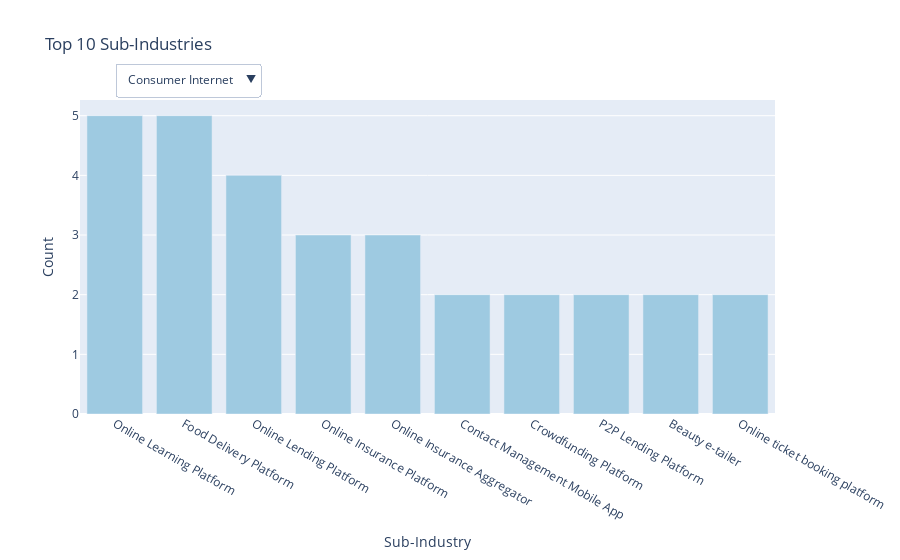

Notebook code cell kept with this figure:
### Markdown cell above
#### 1) Top 10 Sub Industries in each Top 10 Industries 
- The graph illustrates the top 10 sub-industries within each of the top 10 industries, offering insights into the diversified sectors driving startup activity. Each colored bar represents a sub-industry, showcasing the distribution of startups across various niche sectors within the broader industry landscape. Through this visualization, we gain a nuanced understanding of the specific areas of focus and innovation driving entrepreneurial endeavors across different industries.

### Code cell
industry_counts = final['Industry'].value_counts().head(10)
top_sub_industries = {}
for industry in industry_counts.index:
    top_sub_industries[industry] = final[final['Industry'] == industry]['Sub_Industry'].value_counts().head(10)

fig = go.Figure()
colors = ['rgb(158,202,225)', 'rgb(206,162,225)', 'rgb(227,184,118)', 'rgb(168,227,118)', 'rgb(118,227,192)']

for i, industry in enumerate(industry_counts.index):
    fig.add_trace(go.Bar(
        x=top_sub_industries[industry].index,
        y=top_sub_industries[industry].values,
        name=industry,
        visible=(i == 0),   marker_color=colors[i % len(colors)],
    ))

buttons = []
for i, industry in enumerate(industry_counts.index):
    button = dict(
        label=industry,
        method="update",
        args=[{"visible": [i == j for j in range(len(industry_counts))]}, {"title": f"Top 10 Sub-Industries in {industry}"}],
    )
    buttons.append(button)

fig.update_layout(
    updatemenus=[
        dict(
            buttons=buttons,
            direction="down",
            pad={"r": 10, "t": 10},
            showactive=True,
            x=0.05,
            xanchor="left",
            y=1.15,
            yanchor="top"
        ),
    ],
    title="Top 10 Sub-Industries",
    xaxis=dict(title="Sub-Industry"),
    yaxis=dict(title="Count"),
)

fig.show()

### Figure 1 — Plotly figure (JSON) as saved in the notebook; plotly's stock layout.template omitted (floating-point values rounded to 4 significant figures)
{"data": [{"marker": {"color": "rgb(158,202,225)"}, "name": "Consumer Internet", "type": "bar", "visible": true, "x": ["Online Learning Platform", "Food Delivery Platform", "Online Lending Platform", "Online Insurance Platform", "Online Insurance Aggregator", "Contact Management Mobile App", "Crowdfunding Platform", "P2P Lending Platform", "Beauty e-tailer", "Online ticket booking platform"], "y": [5, 5, 4, 3, 3, 2, 2, 2, 2, 2]}, {"marker": {"color": "rgb(206,162,225)"}, "name": "Technology", "type": "bar", "visible": false, "x": ["Education", "Big Data Analytics Platform", "Data Analytics platform", "IT", "Algorithmic Trading", "Digital Payment Platform", "Artificial Intelligence platform", "Agriculture Supply Chain management solutions", "Cold Chain monitoring solution", "App building platform"], "y": [3, 2, 2, 2, 2, 2, 1, 1, 1, 1]}, {"marker": {"color": "rgb(227,184,118)"}, "name": "E-Commerce", "type": "bar", "visible": false, "x": ["Online Pharmacy", "Online Gifting platform", "ECommerce SAAS Solutions", "Fashion Apparel eTailer", "Online Women’s Fashion Marketplace", "Social Commerce", "Online Grocery Store", "Online fashion rental platform", "Used Furniture & Appliances Marketplace", "Retail"], "y": [4, 3, 2, 2, 2, 2, 2, 2, 2, 2]}, {"marker": {"color": "rgb(168,227,118)"}, "name": "Healthcare", "type": "bar", "visible": false, "x": ["Medical Tourism platform", "Genetic Screening, DNA Diagnostics Labs & Research Centers", "Digitized Health-Tech Solutions For Practitioners", "AI Driven Health tech Platform", "Online Baby care Products", "Connected Care App For Pregnant Women", "Platform To Discover Healthcare Financing Options", "Technology enabled equitable healthcare for India", "Therapeutics", "Home Healthcare Aggregator"], "y": [1, 1, 1, 1, 1, 1, 1, 1, 1, 1]}, {"marker": {"color": "rgb(118,227,192)"}, "name": "Financial Tech", "type": "bar", "visible": false, "x": ["Online Lending Platform", "Online Lending", "Non-Banking Financial Company", "Credit-Based Lending Marketplace For Small And Medium Enterprises", "Digital Onboarding Solution", "Private Equity Firm", "Online Loan Matchmaking Platform", "Patient Financing Platform", "Online Lending Platform For SME", "Lending Platform For Micro and Small Enterprises"], "y": [6, 4, 2, 1, 1, 1, 1, 1, 1, 1]}, {"marker": {"color": "rgb(158,202,225)"}, "name": "Finance", "type": "bar", "visible": false, "x": ["FinTech", "Social Business Incubator & Fund", "Venture Capitalist", "VC Funds", "Supply Chain Management", "Auto Insurance", "Wealth Management", "Non-banking financial company", "Digital Financial Services Platform", "Micro finance institution providing small ticket unsecured loans to women"], "y": [2, 1, 1, 1, 1, 1, 1, 1, 1, 1]}, {"marker": {"color": "rgb(206,162,225)"}, "name": "Logistics", "type": "bar", "visible": false, "x": ["B2B Logistics provider", "Domestic, Commercial, and Industrial Goods Movers", "Relocation Service provider", "Medical Transportation Services", "Mobile based Logistics Service", "Warehouse Aggregator", "On-Demand Logistics Service provider", "Supply Chain Solutions Provider", "Logistics Solutions provider", "On-Demand Delivery Service"], "y": [2, 1, 1, 1, 1, 1, 1, 1, 1, 1]}, {"marker": {"color": "rgb(227,184,118)"}, "name": "Education", "type": "bar", "visible": false, "x": ["Online Certification programs", "Financial Services & Analytics Education Institute", "Coaching Services", "Edutainment platform", "K-12 Maths Learning Courses", "Online Certification Courses", "Aptitude Development Program", "Education Workshops & mentoring programs", "Competitive Exam learning platform", "Mobile Education Platform"], "y": [1, 1, 1, 1, 1, 1, 1, 1, 1, 1]}, {"marker": {"color": "rgb(168,227,118)"}, "name": "Ed-Tech", "type": "bar", "visible": false, "x": ["Online Education Platform", "Education", "E-learning", "Individualised Progressive Learning Program", "Integrated Kids Engagement Company", "Interactive Online Tutoring Platform", "Mobile-Based Education Network", "Designer Of Toys and Learning Projects For Kids", "Education Services Provider", "Skill Learning Platform"], "y": [4, 2, 2, 1, 1, 1, 1, 1, 1, 1]}, {"marker": {"color": "rgb(118,227,192)"}, "name": "Food & Beverage", "type": "bar", "visible": false, "x": ["QSR Chain", "Craft Beer manufacturing company", "Retail Food & Snack Offline centres", "Frozen Meat provider", "Herbal energy shot maker", "Cold pressed Juice maker", "Cold Press Juice manufacturer & seller", "Quick Service Restaurants", "Health Food Restaurant Chain", "Yogurt and Ice Cream maker"], "y": [2, 1, 1, 1, 1, 1, 1, 1, 1, 1]}], "layout": {"title": {"text": "Top 10 Sub-Industries"}, "updatemenus": [{"buttons": [{"args": [{"visible": [true, false, false, false, false, false, false, false, false, false]}, {"title": "Top 10 Sub-Industries in Consumer Internet"}], "label": "Consumer Internet", "method": "update"}, {"args": [{"visible": [false, true, false, false, false, false, false, false, false, false]}, {"title": "Top 10 Sub-Industries in Technology"}], "label": "Technology", "method": "update"}, {"args": [{"visible": [false, false, true, false, false, false, false, false, false, false]}, {"title": "Top 10 Sub-Industries in E-Commerce"}], "label": "E-Commerce", "method": "update"}, {"args": [{"visible": [false, false, false, true, false, false, false, false, false, false]}, {"title": "Top 10 Sub-Industries in Healthcare"}], "label": "Healthcare", "method": "update"}, {"args": [{"visible": [false, false, false, false, true, false, false, false, false, false]}, {"title": "Top 10 Sub-Industries in Financial Tech"}], "label": "Financial Tech", "method": "update"}, {"args": [{"visible": [false, false, false, false, false, true, false, false, false, false]}, {"title": "Top 10 Sub-Industries in Finance"}], "label": "Finance", "method": "update"}, {"args": [{"visible": [false, false, false, false, false, false, true, false, false, false]}, {"title": "Top 10 Sub-Industries in Logistics"}], "label": "Logistics", "method": "update"}, {"args": [{"visible": [false, false, false, false, false, false, false, true, false, false]}, {"title": "Top 10 Sub-Industries in Education"}], "label": "Education", "method": "update"}, {"args": [{"visible": [false, false, false, false, false, false, false, false, true, false]}, {"title": "Top 10 Sub-Industries in Ed-Tech"}], "label": "Ed-Tech", "method": "update"}, {"args": [{"visible": [false, false, false, false, false, false, false, false, false, true]}, {"title": "Top 10 Sub-Industries in Food & Beverage"}], "label": "Food & Beverage", "method": "update"}], "direction": "down", "pad": {"r": 10, "t": 10}, "showactive": true, "x": 0.05, "xanchor": "left", "y": 1.15, "yanchor": "top"}], "xaxis": {"title": {"text": "Sub-Industry"}}, "yaxis": {"title": {"text": "Count"}}}}
